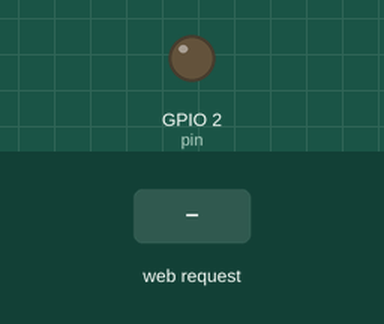
This sketch was run on a simulated ESP8266 (NodeMCU). Parts: output pins drawn as LEDs (lit = HIGH). Inputs (shaded band) come from the test bench. WiFi joins after 1.5 s; servers stay silent unless stated; what the sketch prints to the serial monitor is not drawn.

Above: at 2.7 s.
2.8 s: HTTP request GET /gpio/1 received
At 3.1 s:
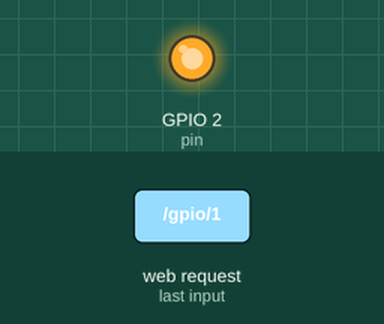
4.3 s: HTTP request GET /gpio/0 received
At 5.4 s:
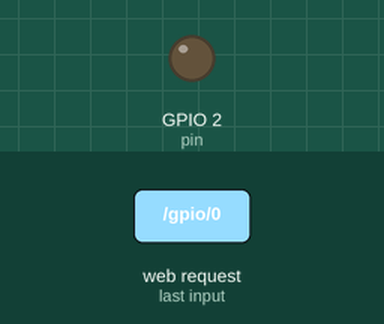
Timing chart, 0 to 7.3 s (numbered marks = the images above; inputs shaded):
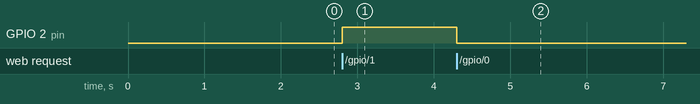

The sketch:

WiFiManualWebServer.ino
```cpp
/*
    This sketch demonstrates how to set up a simple HTTP-like server.
    The server will set a GPIO pin depending on the request
      http://server_ip/gpio/0 will set the GPIO2 low,
      http://server_ip/gpio/1 will set the GPIO2 high
    server_ip is the IP address of the ESP8266 module, will be
    printed to Serial when the module is connected.
*/

#include <ESP8266WiFi.h>

#ifndef STASSID
#define STASSID "Qingfeng"
#define STAPSK  "956290201"
#endif

const char* ssid = STASSID;
const char* password = STAPSK;

// Create an instance of the server
// specify the port to listen on as an argument
WiFiServer server(80);
int pin =2;

void setup() {
 // pinMode(LED_BUILTIN, OUTPUT);
  Serial.begin(115200);

  // prepare LED
  pinMode(pin, OUTPUT);
 // digitalWrite(pin, 0);

  // Connect to WiFi network
  Serial.println();
  Serial.println();
  Serial.print(F("Connecting to "));
  Serial.println(ssid);

  WiFi.mode(WIFI_STA);
  WiFi.begin(ssid, password);

  while (WiFi.status() != WL_CONNECTED) {
    delay(500);
    Serial.print(F("."));
  }
  Serial.println();
  Serial.println(F("WiFi connected"));

  // Start the server
  server.begin();
  Serial.println(F("Server started"));

  // Print the IP address
  Serial.println(WiFi.localIP());
}

void loop() {
  // Check if a client has connected
  WiFiClient client = server.available();
  if (!client) {
    return;
  }
  Serial.println(F("new client"));

  client.setTimeout(5000); // default is 1000

  // Read the first line of the request
  String req = client.readStringUntil('\r');
  Serial.println(F("request: "));
  Serial.println(req);

  // Match the request
  int val;
  if (req.indexOf(F("/gpio/0")) != -1) {
    val = 0;
  } else if (req.indexOf(F("/gpio/1")) != -1) {
    val = 1;
  } else {
    Serial.println(F("invalid request"));
    val = digitalRead(LED_BUILTIN);
  }

  // Set LED according to the request
    digitalWrite(pin, val);
 //  digitalWrite(LED_BUILTIN, val);

  // read/ignore the rest of the request
  // do not client.flush(): it is for output only, see below
  while (client.available()) {
    // byte by byte is not very efficient
    client.read();
  }

  // Send the response to the client
  // it is OK for multiple small client.print/write,
  // because nagle algorithm will group them into one single packet
 //ss client.print(F("HTTP/1.1 200 OK\r\nContent-Type: text/html\r\n\r\n<!DOCTYPE HTML>\r\n<html>\r\n "));
  client.print((val) ? F("1") : F("0"));
  /*client.print(F("<br><br>Click <a href='http://"));
  client.print(WiFi.localIP());
  client.print(F("/gpio/1'>here</a> to switch LED GPIO on, or <a href='http://"));
  client.print(WiFi.localIP());
  client.print(F("/gpio/0'>here</a> to switch LED GPIO off.</html>"));
  */
  //client.print(F("</html>"));

  // The client will actually be *flushed* then disconnected
  // when the function returns and 'client' object is destroyed (out-of-scope)
  // flush = ensure written data are received by the other side
  Serial.println(F("Disconnecting from client"));
}
```

Measured:
- after the input at 2.8 s, GPIO 2 (pin): LOW → HIGH at once
- after the input at 4.3 s, GPIO 2 (pin): HIGH → LOW at once
